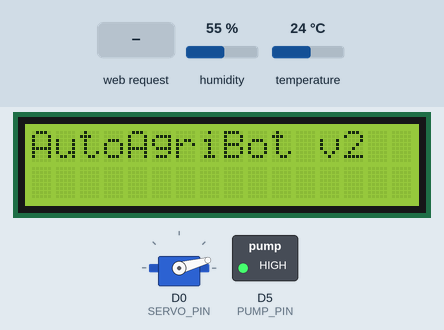
A sketch run on a simulated ESP8266 (NodeMCU). Parts: servo, 16×2 character LCD, switched loads named in the sketch (green lamp = pin HIGH). Inputs (shaded band) come from the test bench; at power-on: humidity 55 %, temperature 24 °C. WiFi joins after 1.5 s; servers stay silent unless stated; what the sketch prints to the serial monitor is not drawn.

Above: at 1.6 s.
6.8 s: HTTP request GET /sensordata received
At 7.6 s:
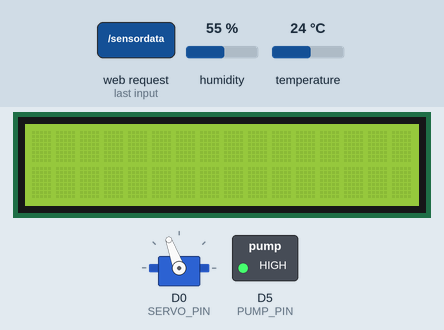
8.3 s: HTTP request GET /irrigate received
At 9.5 s:
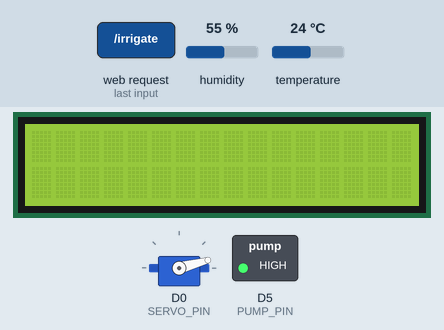
Timing chart, 0 to 61.5 s (numbered marks = the images above; inputs shaded):
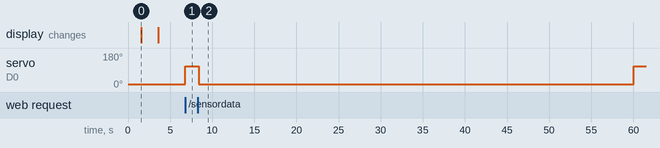

Measured:
- after the input at 6.8 s, servo on D0 (SERVO_PIN): 15° → 110° at once
- after the input at 8.3 s, servo on D0 (SERVO_PIN): 110° → 15° after 0.08 s, → 110° 51.7 s later
- what the display in image 0 shows lasts 2.0 s, from 1.6 s to 3.6 s

The sketch:

unit_2_sensor_server.ino
```cpp
#include <ESP8266WiFi.h>
#include <ThingSpeak.h>
#include <DHT.h>
#include <Wire.h>
#include <LiquidCrystal_I2C.h>
#include <Servo.h>

#define DHTPIN D7
#define DHTTYPE DHT11
#define MOISTURE_PIN A0
#define SERVO_PIN D0
#define PUMP_PIN D5
#define MOISTURE_CHECK_INTERVAL 60000
#define IRRIGATION_DURATION 5000
#define THINGSPEAK_INTERVAL 20000
#define MOISTURE_THRESHOLD 15.0
#define TEMP_THRESHOLD 25.0
#define SERVO_DELAY 1500

// WiFi and ThingSpeak
const char* ssid = "BOT-123";
const char* password = "12345123";
unsigned long myChannelNumber = 3123787;
const char* myWriteAPIKey = "5ZL8RKYCMPHTLSHQ";

WiFiServer server(80);

// CRITICAL FIX: Use DIFFERENT variable names to avoid shadowing!
WiFiClient tsClient;  // For ThingSpeak ONLY - renamed to avoid conflict!

DHT dht(DHTPIN, DHTTYPE);
LiquidCrystal_I2C lcd(0x27, 16, 2);
Servo moistureServo;

unsigned long lastSensorCheck = 0;
unsigned long lastThingSpeakUpdate = 0;
unsigned long pumpStartTime = 0;
bool pumpRunning = false;
bool servoAtReadingPosition = false;
float lastTemperatureC = 0;
float lastTemperatureF = 0;
float lastHumidity = 0;
float lastMoisture = -1;

void setup() {
  Serial.begin(115200);
  Serial.println("\n=== AutoAgriBot Unit 2 (Fixed) ===");

  pinMode(MOISTURE_PIN, INPUT);
  pinMode(PUMP_PIN, OUTPUT);
  digitalWrite(PUMP_PIN, HIGH);
  dht.begin();

  moistureServo.attach(SERVO_PIN, 500, 2400);
  moistureServo.write(15);
  servoAtReadingPosition = false;
  Serial.println("Servo at 15°");
  delay(SERVO_DELAY);

  Wire.begin();
  lcd.init();
  lcd.backlight();
  lcd.clear();
  lcd.setCursor(0, 0);
  lcd.print("AutoAgriBot v2");
  delay(2000);
  lcd.clear();

  // Set static IP
  IPAddress local_IP(10, 138, 17, 246);
  IPAddress gateway(10, 138, 17, 1);
  IPAddress subnet(255, 255, 255, 0);
  WiFi.config(local_IP, gateway, subnet);

  WiFi.begin(ssid, password);
  Serial.print("Connecting to WiFi");
  while (WiFi.status() != WL_CONNECTED) {
    delay(1000);
    Serial.print(".");
  }
  Serial.println("\nWiFi: " + WiFi.localIP().toString());

  // CRITICAL: Initialize ThingSpeak with dedicated client
  ThingSpeak.begin(tsClient);
  Serial.println("ThingSpeak initialized with dedicated client");

  server.begin();
  Serial.println("Server started\n");
}

float readMoisture() {
  if (!servoAtReadingPosition) {
    Serial.println("→ Servo to 110°");
    moistureServo.write(110);
    delay(SERVO_DELAY);
    servoAtReadingPosition = true;
  }

  int raw = analogRead(MOISTURE_PIN);
  float moisture = map(raw, 1024, 830, 0, 24);
  if (moisture > 24) moisture = 24;
  if (moisture < 0) moisture = 0;
  moisture = moisture * (100.0 / 24);
  lastMoisture = moisture;
  Serial.println("→ Moisture: " + String(moisture) + "%");
  return moisture;
}

void returnServoToInitial() {
  if (servoAtReadingPosition) {
    Serial.println("→ Servo to 15°");
    moistureServo.write(15);
    delay(SERVO_DELAY);
    servoAtReadingPosition = false;
  }
}

void updateLCD(float tempC, float tempF, float hum) {
  lcd.clear();
  lcd.setCursor(0, 0);
  lcd.print("T:");
  lcd.print(tempC, 1);
  lcd.print("C ");
  lcd.print(tempF, 1);
  lcd.print("F");
  lcd.setCursor(0, 1);
  lcd.print("H:");
  lcd.print(hum, 1);
  lcd.print("% ");
  lcd.print(digitalRead(PUMP_PIN) == LOW ? "P:ON" : "P:OFF");
}

void uploadToThingSpeak(float temp, float hum, float moisture) {
  if (WiFi.status() != WL_CONNECTED) {
    Serial.println("✗ WiFi down");
    return;
  }

  unsigned long timeSince = millis() - lastThingSpeakUpdate;
  if (timeSince < 15000) {
    Serial.println("⚠️ Waiting " + String(15000 - timeSince) + "ms");
    delay(15000 - timeSince);
  }

  Serial.println("Uploading to ThingSpeak...");

  ThingSpeak.setField(1, temp);
  ThingSpeak.setField(2, hum);
  ThingSpeak.setField(3, moisture);

  int response = ThingSpeak.writeFields(myChannelNumber, myWriteAPIKey);

  if (response == 200) {
    Serial.println("✓ SUCCESS!");
  } else {
    Serial.println("✗ Error: " + String(response));
    if (response == -301) Serial.println("  Connection failed");
    else if (response == -302) Serial.println("  Rate limit");
    else if (response == -304) Serial.println("  Timeout");
  }

  lastThingSpeakUpdate = millis();
}

void activatePump() {
  Serial.println("═══ PUMP ON ═══");
  digitalWrite(PUMP_PIN, LOW);
  updateLCD(lastTemperatureC, lastTemperatureF, lastHumidity);
  pumpStartTime = millis();
  pumpRunning = true;
}

void stopPump() {
  digitalWrite(PUMP_PIN, HIGH);
  pumpRunning = false;
  Serial.println("═══ PUMP OFF ═══");
  updateLCD(lastTemperatureC, lastTemperatureF, lastHumidity);
}

bool checkIrrigationCondition(float moisture, float temperatureC) {
  if (moisture < MOISTURE_THRESHOLD && temperatureC > TEMP_THRESHOLD) {
    Serial.println("✓ Irrigating (M=" + String(moisture) + "% T=" + String(temperatureC) + "°C)");
    activatePump();
    return true;
  }
  return false;
}

void loop() {
  // CRITICAL FIX: Use DIFFERENT variable name for server client!
  WiFiClient serverClient = server.available();  // ← NOT "client"!

  if (serverClient) {
    Serial.println("\n╔═══════════════════════════════╗");
    Serial.println("║  Client Connected            ║");
    Serial.println("╚═══════════════════════════════╝");

    unsigned long timeout = millis() + 5000;
    String request = "";

    while (serverClient.connected() && millis() < timeout) {
      if (serverClient.available()) {
        String line = serverClient.readStringUntil('\r');
        if (line.indexOf("GET") != -1) {
          request = line;
          break;
        }
      }
      delay(10);
    }

    Serial.println("Request: " + request);

    if (request.indexOf("/sensordata") != -1) {
      Serial.println("[/sensordata]");
      float moisture = readMoisture();
      float temperatureC = dht.readTemperature();
      if (isnan(temperatureC)) temperatureC = lastTemperatureC;

      serverClient.println("HTTP/1.1 200 OK");
      serverClient.println("Content-Type: text/plain");
      serverClient.println("Connection: close");
      serverClient.println();
      serverClient.println("MOISTURE:" + String(moisture));
      serverClient.println("TEMP:" + String(temperatureC));
      Serial.println("✓ Sent");
    }
    else if (request.indexOf("/irrigate") != -1) {
      Serial.println("[/irrigate]");
      float temperatureC = dht.readTemperature();
      if (isnan(temperatureC)) temperatureC = lastTemperatureC;
      if (lastMoisture < 0) lastMoisture = readMoisture();

      bool irrigated = checkIrrigationCondition(lastMoisture, temperatureC);
      if (irrigated) {
        while (pumpRunning && (millis() - pumpStartTime) < IRRIGATION_DURATION) {
          delay(100);
        }
        stopPump();
      }

      returnServoToInitial();

      serverClient.println("HTTP/1.1 200 OK");
      serverClient.println("Content-Type: text/plain");
      serverClient.println("Connection: close");
      serverClient.println();
      serverClient.println("Irrigation completed");
      Serial.println("✓ Done");
    }

    serverClient.stop();  // Close server client only
    Serial.println("╚═══════════════════════════════╝\n");
  }

  // Pump safety
  if (pumpRunning && (millis() - pumpStartTime) >= IRRIGATION_DURATION) {
    stopPump();
  }

  // Periodic check
  unsigned long currentMillis = millis();
  if (currentMillis - lastSensorCheck >= MOISTURE_CHECK_INTERVAL) {
    Serial.println("\n╔════════════════════════════════╗");
    Serial.println("║  Periodic Check               ║");
    Serial.println("╚════════════════════════════════╝");

    float humidity = dht.readHumidity();
    float temperatureC = dht.readTemperature();
    float temperatureF = dht.readTemperature(true);

    float moisture = lastMoisture;
    if (!servoAtReadingPosition && !pumpRunning) {
      moisture = readMoisture();
      returnServoToInitial();
    } else {
      Serial.println("Servo busy - cached");
    }

    if (!isnan(humidity) && !isnan(temperatureC)) {
      Serial.println("T=" + String(temperatureC) + "°C H=" + String(humidity) + "%");
      lastTemperatureC = temperatureC;
      lastTemperatureF = temperatureF;
      lastHumidity = humidity;
      updateLCD(temperatureC, temperatureF, humidity);

      if (!servoAtReadingPosition && !pumpRunning && moisture >= 0) {
        checkIrrigationCondition(moisture, temperatureC);
      }
    } else {
      Serial.println("✗ DHT Error");
    }

    // ThingSpeak upload
    if (currentMillis - lastThingSpeakUpdate >= THINGSPEAK_INTERVAL) {
      uploadToThingSpeak(lastTemperatureC, lastHumidity, moisture);
    }

    lastSensorCheck = currentMillis;
    Serial.println("╚════════════════════════════════╝\n");
  }
}
```
